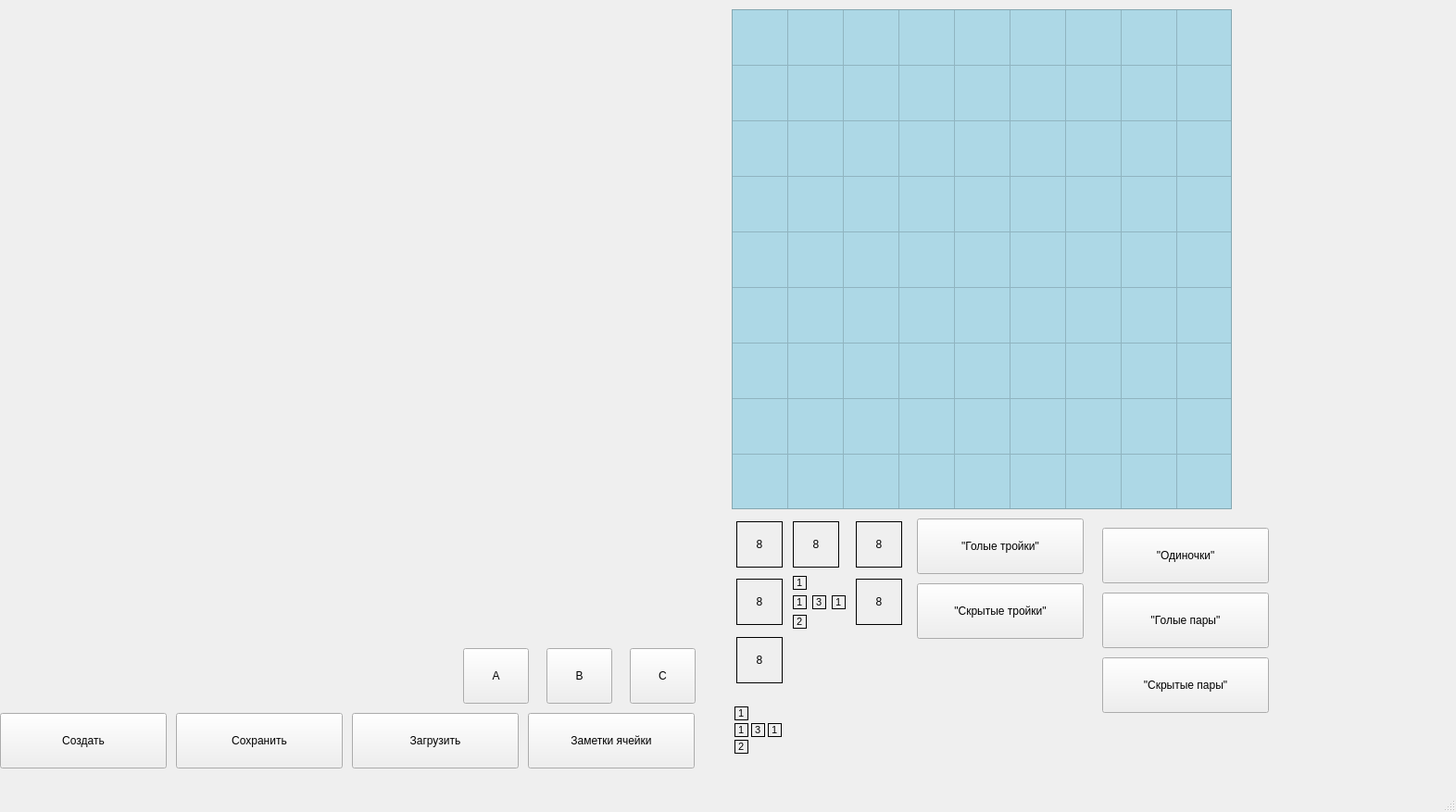
<?xml version="1.0" encoding="UTF-8"?>
<ui version="4.0">
 <class>MainWindow</class>
 <widget class="QMainWindow" name="MainWindow">
  <property name="geometry">
   <rect>
    <x>0</x>
    <y>0</y>
    <width>1572</width>
    <height>877</height>
   </rect>
  </property>
  <property name="windowTitle">
   <string>MainWindow</string>
  </property>
  <widget class="QWidget" name="centralwidget">
   <widget class="QTableWidget" name="table">
    <property name="geometry">
     <rect>
      <x>790</x>
      <y>10</y>
      <width>540</width>
      <height>540</height>
     </rect>
    </property>
    <property name="sizePolicy">
     <sizepolicy hsizetype="Fixed" vsizetype="Fixed">
      <horstretch>0</horstretch>
      <verstretch>0</verstretch>
     </sizepolicy>
    </property>
    <property name="minimumSize">
     <size>
      <width>540</width>
      <height>540</height>
     </size>
    </property>
    <property name="maximumSize">
     <size>
      <width>540</width>
      <height>540</height>
     </size>
    </property>
    <property name="font">
     <font>
      <pointsize>16</pointsize>
      <weight>75</weight>
      <bold>true</bold>
     </font>
    </property>
    <property name="autoFillBackground">
     <bool>false</bool>
    </property>
    <property name="styleSheet">
     <string notr="true">background: lightblue;
color: green;</string>
    </property>
    <property name="verticalScrollBarPolicy">
     <enum>Qt::ScrollBarAlwaysOff</enum>
    </property>
    <property name="horizontalScrollBarPolicy">
     <enum>Qt::ScrollBarAlwaysOff</enum>
    </property>
    <property name="cornerButtonEnabled">
     <bool>false</bool>
    </property>
    <property name="rowCount">
     <number>9</number>
    </property>
    <property name="columnCount">
     <number>9</number>
    </property>
    <attribute name="horizontalHeaderVisible">
     <bool>false</bool>
    </attribute>
    <attribute name="horizontalHeaderMinimumSectionSize">
     <number>60</number>
    </attribute>
    <attribute name="horizontalHeaderDefaultSectionSize">
     <number>60</number>
    </attribute>
    <attribute name="verticalHeaderVisible">
     <bool>false</bool>
    </attribute>
    <attribute name="verticalHeaderMinimumSectionSize">
     <number>60</number>
    </attribute>
    <attribute name="verticalHeaderDefaultSectionSize">
     <number>60</number>
    </attribute>
    <row/>
    <row/>
    <row/>
    <row/>
    <row/>
    <row/>
    <row/>
    <row/>
    <row/>
    <column/>
    <column/>
    <column/>
    <column/>
    <column/>
    <column/>
    <column/>
    <column/>
    <column/>
   </widget>
   <widget class="QPushButton" name="button_create">
    <property name="geometry">
     <rect>
      <x>0</x>
      <y>770</y>
      <width>180</width>
      <height>60</height>
     </rect>
    </property>
    <property name="text">
     <string>Создать</string>
    </property>
   </widget>
   <widget class="QPushButton" name="button_hidden_pair">
    <property name="geometry">
     <rect>
      <x>1190</x>
      <y>710</y>
      <width>180</width>
      <height>60</height>
     </rect>
    </property>
    <property name="text">
     <string>&quot;Скрытые пары&quot;</string>
    </property>
   </widget>
   <widget class="QPushButton" name="button_download">
    <property name="geometry">
     <rect>
      <x>380</x>
      <y>770</y>
      <width>180</width>
      <height>60</height>
     </rect>
    </property>
    <property name="text">
     <string>Загрузить</string>
    </property>
   </widget>
   <widget class="QPushButton" name="button_save">
    <property name="geometry">
     <rect>
      <x>190</x>
      <y>770</y>
      <width>180</width>
      <height>60</height>
     </rect>
    </property>
    <property name="text">
     <string>Сохранить</string>
    </property>
   </widget>
   <widget class="QPushButton" name="button_notes">
    <property name="geometry">
     <rect>
      <x>570</x>
      <y>770</y>
      <width>180</width>
      <height>60</height>
     </rect>
    </property>
    <property name="text">
     <string>Заметки ячейки</string>
    </property>
   </widget>
   <widget class="QPushButton" name="button_single">
    <property name="geometry">
     <rect>
      <x>1190</x>
      <y>570</y>
      <width>180</width>
      <height>60</height>
     </rect>
    </property>
    <property name="text">
     <string>&quot;Одиночки&quot;</string>
    </property>
   </widget>
   <widget class="QPushButton" name="button_naked_pair">
    <property name="geometry">
     <rect>
      <x>1190</x>
      <y>640</y>
      <width>180</width>
      <height>60</height>
     </rect>
    </property>
    <property name="text">
     <string>&quot;Голые пары&quot;</string>
    </property>
   </widget>
   <widget class="QPushButton" name="button_naked_triple">
    <property name="geometry">
     <rect>
      <x>990</x>
      <y>560</y>
      <width>180</width>
      <height>60</height>
     </rect>
    </property>
    <property name="text">
     <string>&quot;Голые тройки&quot;</string>
    </property>
   </widget>
   <widget class="QPushButton" name="button_hidden_triple">
    <property name="geometry">
     <rect>
      <x>990</x>
      <y>630</y>
      <width>180</width>
      <height>60</height>
     </rect>
    </property>
    <property name="text">
     <string>&quot;Скрытые тройки&quot;</string>
    </property>
   </widget>
   <widget class="QWidget" name="gridLayoutWidget">
    <property name="geometry">
     <rect>
      <x>790</x>
      <y>560</y>
      <width>191</width>
      <height>181</height>
     </rect>
    </property>
    <layout class="QGridLayout" name="field_layout">
     <property name="leftMargin">
      <number>0</number>
     </property>
     <item row="2" column="0">
      <widget class="QLabel" name="label_5">
       <property name="maximumSize">
        <size>
         <width>50</width>
         <height>50</height>
        </size>
       </property>
       <property name="frameShape">
        <enum>QFrame::Box</enum>
       </property>
       <property name="text">
        <string>8</string>
       </property>
       <property name="alignment">
        <set>Qt::AlignCenter</set>
       </property>
      </widget>
     </item>
     <item row="0" column="0">
      <widget class="QLabel" name="label_2">
       <property name="maximumSize">
        <size>
         <width>50</width>
         <height>50</height>
        </size>
       </property>
       <property name="frameShape">
        <enum>QFrame::Box</enum>
       </property>
       <property name="text">
        <string>8</string>
       </property>
       <property name="alignment">
        <set>Qt::AlignCenter</set>
       </property>
      </widget>
     </item>
     <item row="1" column="0">
      <widget class="QLabel" name="label_3">
       <property name="maximumSize">
        <size>
         <width>50</width>
         <height>50</height>
        </size>
       </property>
       <property name="frameShape">
        <enum>QFrame::Box</enum>
       </property>
       <property name="text">
        <string>8</string>
       </property>
       <property name="alignment">
        <set>Qt::AlignCenter</set>
       </property>
      </widget>
     </item>
     <item row="0" column="2">
      <widget class="QLabel" name="label_7">
       <property name="maximumSize">
        <size>
         <width>50</width>
         <height>50</height>
        </size>
       </property>
       <property name="frameShape">
        <enum>QFrame::Box</enum>
       </property>
       <property name="text">
        <string>8</string>
       </property>
       <property name="alignment">
        <set>Qt::AlignCenter</set>
       </property>
      </widget>
     </item>
     <item row="1" column="2">
      <widget class="QLabel" name="label_8">
       <property name="maximumSize">
        <size>
         <width>50</width>
         <height>50</height>
        </size>
       </property>
       <property name="frameShape">
        <enum>QFrame::Box</enum>
       </property>
       <property name="text">
        <string>8</string>
       </property>
       <property name="alignment">
        <set>Qt::AlignCenter</set>
       </property>
      </widget>
     </item>
     <item row="0" column="1">
      <widget class="QLabel" name="label_10">
       <property name="maximumSize">
        <size>
         <width>50</width>
         <height>50</height>
        </size>
       </property>
       <property name="frameShape">
        <enum>QFrame::Box</enum>
       </property>
       <property name="text">
        <string>8</string>
       </property>
       <property name="alignment">
        <set>Qt::AlignCenter</set>
       </property>
      </widget>
     </item>
     <item row="1" column="1">
      <layout class="QGridLayout" name="gridLayout">
       <item row="0" column="0">
        <widget class="QLabel" name="label">
         <property name="maximumSize">
          <size>
           <width>15</width>
           <height>15</height>
          </size>
         </property>
         <property name="font">
          <font>
           <pointsize>8</pointsize>
          </font>
         </property>
         <property name="frameShape">
          <enum>QFrame::Box</enum>
         </property>
         <property name="text">
          <string>1</string>
         </property>
        </widget>
       </item>
       <item row="2" column="0">
        <widget class="QLabel" name="label_6">
         <property name="maximumSize">
          <size>
           <width>15</width>
           <height>15</height>
          </size>
         </property>
         <property name="font">
          <font>
           <pointsize>8</pointsize>
          </font>
         </property>
         <property name="frameShape">
          <enum>QFrame::Box</enum>
         </property>
         <property name="text">
          <string>2</string>
         </property>
        </widget>
       </item>
       <item row="1" column="1">
        <widget class="QLabel" name="label_9">
         <property name="maximumSize">
          <size>
           <width>15</width>
           <height>15</height>
          </size>
         </property>
         <property name="font">
          <font>
           <pointsize>8</pointsize>
          </font>
         </property>
         <property name="frameShape">
          <enum>QFrame::Box</enum>
         </property>
         <property name="text">
          <string>3</string>
         </property>
        </widget>
       </item>
       <item row="1" column="0">
        <widget class="QLabel" name="label_4">
         <property name="maximumSize">
          <size>
           <width>15</width>
           <height>15</height>
          </size>
         </property>
         <property name="font">
          <font>
           <pointsize>8</pointsize>
          </font>
         </property>
         <property name="frameShape">
          <enum>QFrame::Box</enum>
         </property>
         <property name="text">
          <string>1</string>
         </property>
        </widget>
       </item>
       <item row="1" column="2">
        <widget class="QLabel" name="label_11">
         <property name="maximumSize">
          <size>
           <width>15</width>
           <height>15</height>
          </size>
         </property>
         <property name="font">
          <font>
           <pointsize>8</pointsize>
          </font>
         </property>
         <property name="frameShape">
          <enum>QFrame::Box</enum>
         </property>
         <property name="text">
          <string>1</string>
         </property>
        </widget>
       </item>
      </layout>
     </item>
    </layout>
   </widget>
   <widget class="QWidget" name="gridLayoutWidget_3">
    <property name="geometry">
     <rect>
      <x>10</x>
      <y>0</y>
      <width>771</width>
      <height>681</height>
     </rect>
    </property>
    <layout class="QGridLayout" name="gl" rowstretch="0" columnstretch="0">
     <property name="sizeConstraint">
      <enum>QLayout::SetDefaultConstraint</enum>
     </property>
     <property name="leftMargin">
      <number>0</number>
     </property>
     <property name="topMargin">
      <number>0</number>
     </property>
     <property name="rightMargin">
      <number>0</number>
     </property>
     <property name="bottomMargin">
      <number>0</number>
     </property>
     <property name="spacing">
      <number>0</number>
     </property>
    </layout>
   </widget>
   <widget class="QWidget" name="layoutWidget">
    <property name="geometry">
     <rect>
      <x>790</x>
      <y>760</y>
      <width>59</width>
      <height>59</height>
     </rect>
    </property>
    <layout class="QGridLayout" name="gridLayout_2">
     <property name="spacing">
      <number>0</number>
     </property>
     <item row="0" column="0">
      <widget class="QLabel" name="label_12">
       <property name="maximumSize">
        <size>
         <width>15</width>
         <height>15</height>
        </size>
       </property>
       <property name="font">
        <font>
         <pointsize>8</pointsize>
        </font>
       </property>
       <property name="frameShape">
        <enum>QFrame::Box</enum>
       </property>
       <property name="text">
        <string>1</string>
       </property>
      </widget>
     </item>
     <item row="2" column="0">
      <widget class="QLabel" name="label_13">
       <property name="maximumSize">
        <size>
         <width>15</width>
         <height>15</height>
        </size>
       </property>
       <property name="font">
        <font>
         <pointsize>8</pointsize>
        </font>
       </property>
       <property name="frameShape">
        <enum>QFrame::Box</enum>
       </property>
       <property name="text">
        <string>2</string>
       </property>
      </widget>
     </item>
     <item row="1" column="1">
      <widget class="QLabel" name="label_14">
       <property name="maximumSize">
        <size>
         <width>15</width>
         <height>15</height>
        </size>
       </property>
       <property name="font">
        <font>
         <pointsize>8</pointsize>
        </font>
       </property>
       <property name="frameShape">
        <enum>QFrame::Box</enum>
       </property>
       <property name="text">
        <string>3</string>
       </property>
      </widget>
     </item>
     <item row="1" column="0">
      <widget class="QLabel" name="label_15">
       <property name="maximumSize">
        <size>
         <width>15</width>
         <height>15</height>
        </size>
       </property>
       <property name="font">
        <font>
         <pointsize>8</pointsize>
        </font>
       </property>
       <property name="frameShape">
        <enum>QFrame::Box</enum>
       </property>
       <property name="text">
        <string>1</string>
       </property>
      </widget>
     </item>
     <item row="1" column="2">
      <widget class="QLabel" name="label_16">
       <property name="maximumSize">
        <size>
         <width>15</width>
         <height>15</height>
        </size>
       </property>
       <property name="font">
        <font>
         <pointsize>8</pointsize>
        </font>
       </property>
       <property name="frameShape">
        <enum>QFrame::Box</enum>
       </property>
       <property name="text">
        <string>1</string>
       </property>
      </widget>
     </item>
    </layout>
   </widget>
   <widget class="QPushButton" name="button_a">
    <property name="geometry">
     <rect>
      <x>500</x>
      <y>700</y>
      <width>71</width>
      <height>60</height>
     </rect>
    </property>
    <property name="text">
     <string>A</string>
    </property>
   </widget>
   <widget class="QPushButton" name="button_b">
    <property name="geometry">
     <rect>
      <x>590</x>
      <y>700</y>
      <width>71</width>
      <height>60</height>
     </rect>
    </property>
    <property name="text">
     <string>B</string>
    </property>
   </widget>
   <widget class="QPushButton" name="button_c">
    <property name="geometry">
     <rect>
      <x>680</x>
      <y>700</y>
      <width>71</width>
      <height>60</height>
     </rect>
    </property>
    <property name="text">
     <string>C</string>
    </property>
   </widget>
  </widget>
  <widget class="QMenuBar" name="menubar">
   <property name="geometry">
    <rect>
     <x>0</x>
     <y>0</y>
     <width>1572</width>
     <height>22</height>
    </rect>
   </property>
  </widget>
  <widget class="QStatusBar" name="statusbar"/>
 </widget>
 <resources/>
 <connections/>
</ui>
